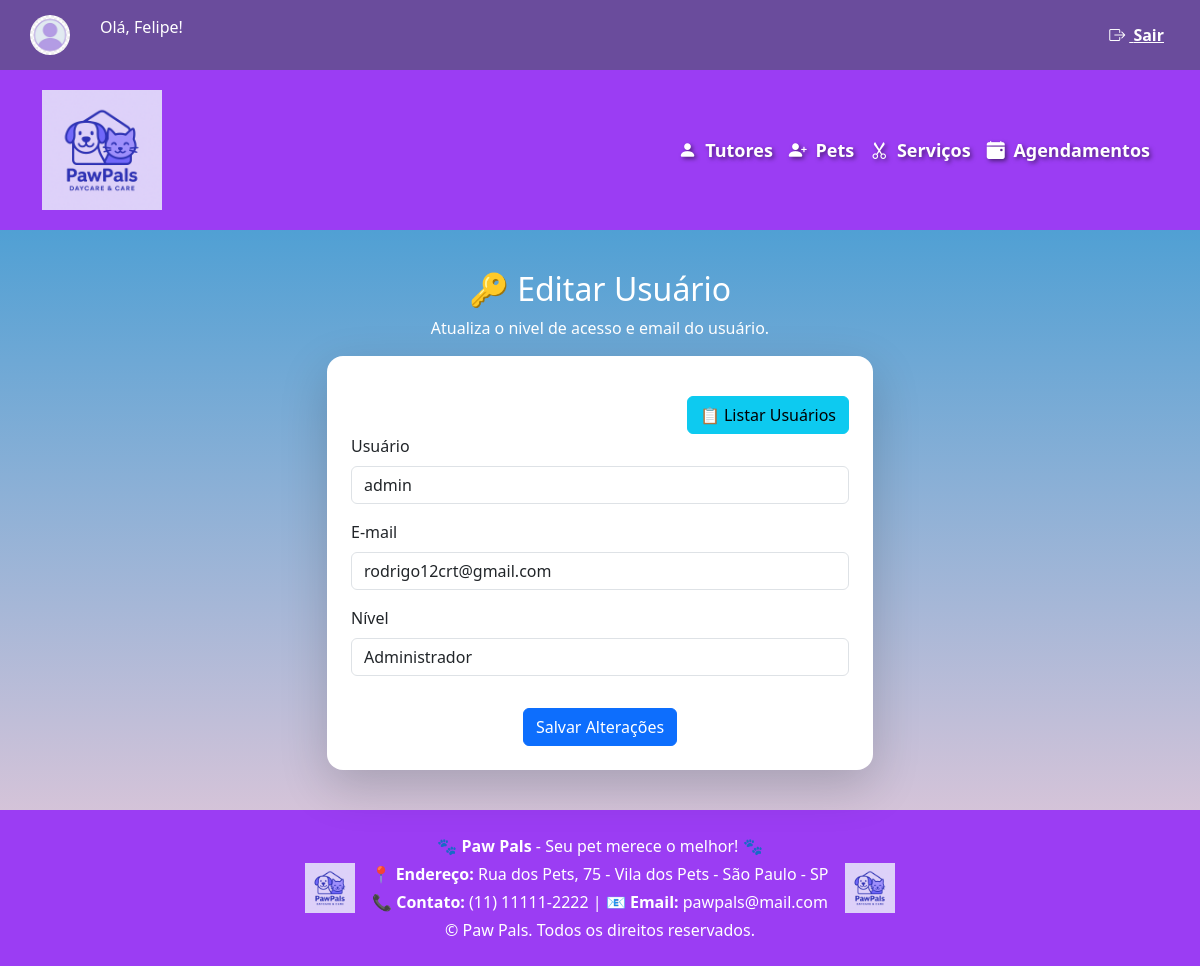
The page /usuarios/2/editar/ (signed in) on the database its author committed.
### klugpet/models.py (models this page shows, shortened)
class Usuario(AbstractUser):
    NIVEL_CHOICES = (
        ('admin', 'Administrador'),
        ('funcionario', 'Funcionário'),
    )
    nivel = models.CharField(max_length=20, choices=NIVEL_CHOICES, default='funcionario')

### klugpet/views.py (the view)
# urls.py: path('usuarios/<int:usuario_id>/editar/', views.editar_usuario, name='editar_usuario'),
@login_required
def editar_usuario(request, usuario_id):
    usuario = get_object_or_404(Usuario, id=usuario_id)
    if request.method == 'POST':
        form = EditarUsuarioForm(request.POST, instance=usuario)
        if form.is_valid():
            form.save()
            messages.success(request, 'Dados do usuário atualizados com sucesso!')
            return redirect('listar_usuarios')
        else:
            messages.error(request, 'Por favor, corrija os erros no formulário.')
    else:
        form = EditarUsuarioForm(instance=usuario)
    return render(request, 'editar_usuario.html', {'form': form, 'usuario': usuario})

### klugpet/forms.py
class EditarUsuarioForm(forms.ModelForm):
    def __init__(self, *args, **kwargs):
        super().__init__(*args, **kwargs)
        self.fields['username'].widget.attrs['readonly'] = True
    class Meta:
        model = Usuario
        fields = ['username', 'email', 'nivel']

### klugpet/templates/editar_usuario.html (shortened to what this page needs)
{% extends 'base.html' %}
{% load widget_tweaks %}
{% block content %}
<div class="row justify-content-center mt-3 mb-3">
    <h2 class="text-center"> 🔑 Editar Usuário</h2>
    <p class="text-center">Atualiza o nivel de acesso e email do usuário.</p>
    <div class="col-md-8 col-lg-6">
        <div class="card shadow-lg border-0 rounded-4">
            <div class="card-body p-4">
                <div class="text-end mt-3">
                    <a href="{% url 'listar_usuarios' %}" class="btn btn-info">📋 Listar Usuários</a>
                </div>
                <form method="post" novalidate>
                    <div class="mb-3">
                        <label for="id_username" class="form-label">Usuário</label>
                        {{ form.username|add_class:"form-control" }}
                    </div>
                    <div class="mb-3">
                        <label for="id_email" class="form-label">E-mail</label>
                        {{ form.email|add_class:"form-control" }}
                    </div>
                    <div class="mb-3">
                        <label for="id_nivel" class="form-label">Nível</label>
                        <div class="input-group">
                            {{ form.nivel|add_class:"form-control" }}
                        </div>
                    </div>
                    <div class="d-grid gap-2 d-md-flex justify-content-md-center">
                        <button type="submit" class="btn btn-primary w-30 mt-3">Salvar Alterações</button>
                    </div>
                </form>
            </div>
        </div>
    </div>
</div>
{% endblock %}

### klugpet/templates/base.html (shortened to what this page needs)
<!DOCTYPE html>
<html lang="pt-br">
<head>
    {% load static %}
    <link rel="stylesheet" href="https://cdn.jsdelivr.net/npm/bootstrap@5.3.0/dist/css/bootstrap.min.css">
    <link rel="stylesheet" href="https://cdn.jsdelivr.net/npm/bootstrap-icons@1.11.3/font/bootstrap-icons.min.css">
</head>
<body>
    <div class="header-top">
        <div class="user-logo">
            {% if user.is_authenticated %}
                <img src="{% static 'img/user_avatar.jpg' %}" alt="Avatar" class="rounded-circle">
                <p class="user-info">Olá, {{ user.username }}!</p>
            {% else %}
                <p class="user-info">Bem-vindo, visitante!</p>
            {% endif %}
        </div>
        <div>
            {% if user.is_authenticated %}
                <form method="POST" action="{% url 'logout' %}" onsubmit="return confirmLogout()">
                    <button type="submit" class="logout-btn"><i class="bi bi-box-arrow-right me-1"></i> Sair</button>
                </form>
            {% endif %}
        </div>
    </div>
    <nav class="navbar navbar-expand-lg navbar-dark">
        <div class="container">
            <a class="navbar-brand d-flex align-items-center" href="{% if user.is_authenticated %}{% url 'home' %}{% else %}{% url 'login' %}{% endif %}">
                <img src="{% static 'img/logo_daycare.png' %}" alt="Logo" width="120" height="120" class="me-3">
            </a>
            <div class="collapse navbar-collapse" id="navbarNav">
                <ul class="navbar-nav ms-auto">
                    <li class="nav-item"><a class="nav-link" href="{% url 'cadastro_tutor' %}"><i class="bi bi-person-fill me-1"></i> Tutores</a></li>
                    <li class="nav-item"><a class="nav-link" href="{% url 'cadastro_pet' %}"><i class="bi bi-person-plus-fill me-1"></i> Pets</a></li>
                    <li class="nav-item"><a class="nav-link" href="{% url 'cadastro_servico' %}"><i class="bi bi-scissors me-1"></i> Serviços</a></li>
                    <li class="nav-item"><a class="nav-link" href="{% url 'agendamento' %}"><i class="bi bi-calendar-event-fill me-1"></i> Agendamentos</a></li>
                </ul>
            </div>
        </div>
    </nav>
    <div class="container content py-4">
        {% block content %}{% endblock %}
    </div>
    <footer class="footer text-white text-center py-4">
        <div class="container d-flex justify-content-center align-items-center flex-wrap gap-3">
            <img src="{% static 'img/logo_daycare.png' %}" alt="Logo" style="width: 50px; height: auto;">
            <div class="text-center">
                <p class="mb-1">🐾 <strong>Paw Pals</strong> - Seu pet merece o melhor! 🐾</p>
                <p class="mb-1">📍 <strong>Endereço:</strong> Rua dos Pets, 75 - Vila dos Pets - São Paulo - SP</p>
                <p class="mb-1">📞 <strong>Contato:</strong> (11) 11111-2222 | 📧 <strong>Email:</strong> pawpals@mail.com</p>
                <p class="mb-0">© Paw Pals. Todos os direitos reservados.</p>
            </div>
            <img src="{% static 'img/logo_daycare.png' %}" alt="Logo" style="width: 50px; height: auto;">
        </div>
    </footer>
</body>
</html>

### klugpet/templates/base.html (style rules this page uses)
body { background: linear-gradient(to top, #f8cdda, #1c92d2); min-height: 100vh; display: flex; flex-direction: column; color: white; }
.footer { background-color: #9b3df3; }
.navbar { background-color: #9b3df3; padding: 15px; }
.navbar-brand, .navbar-nav .nav-link { color: #ffffff !important; font-weight: bold; font-size: 18px; text-shadow: 2px 2px 4px rgba(0, 0, 0, 0.5); }
.content { flex: 1; }
.header-top { background-color: #6a4c9c; padding: 15px 30px; display: flex; justify-content: space-between; align-items: center; color: white; }
.user-info { font-size: 16px; margin-left: 20px; }
.logout-btn { background-color: transparent; border: none; color: white; cursor: pointer; font-weight: bold; text-decoration: underline; }
.user-logo { display: flex; align-items: center; }
.user-logo img { height: 40px; width: 40px; border-radius: 50%; margin-right: 10px; }

### rows shown on the page
Usuario: username "Felipe"
Usuario: username "admin", email "rodrigo12crt@gmail.com", nivel "Administrador"
